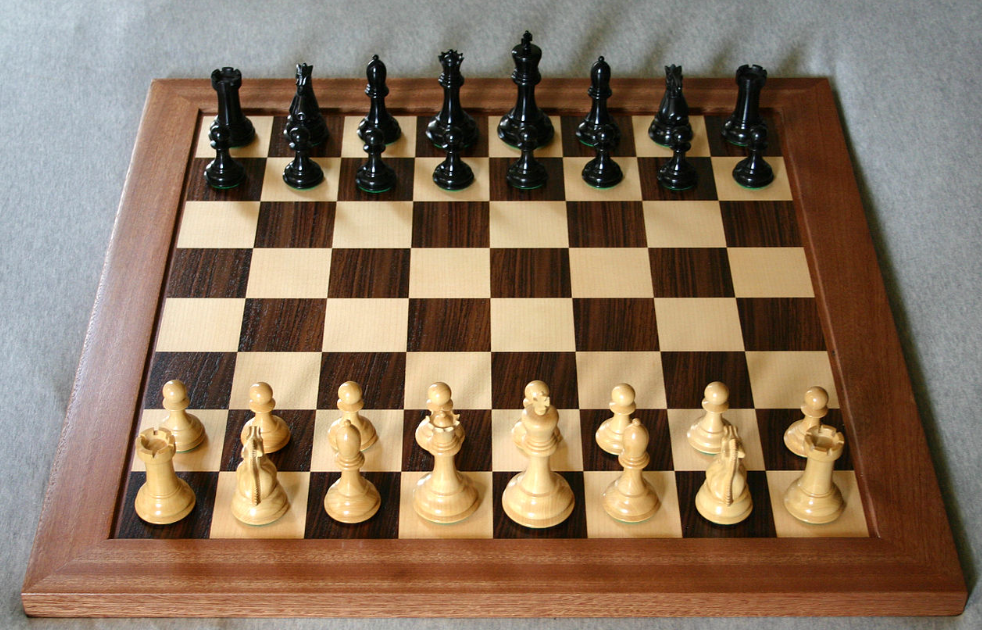
#> input picture Chess.png, 982 x 630 px
$ jupyter execute Work-6.ipynb   (older library calls are emulated)
#> lines starting #> are read from the running program, lines starting #| are printed output that depends on the picture
# EXP-6
# Edge Detection
**Name:** ROHITH J **Reg:** 212224230232 **Slot:** T1-H15

[cell 1]
import cv2
import numpy as np
import matplotlib.pyplot as plt

[cell 2]
image = cv2.imread('Chess.png')
#> image is the input picture: shape (630, 982, 3); mean B, G, R 95.2, 115.9, 137.1

[cell 3]
gray_image = cv2.cvtColor(image, cv2.COLOR_BGR2GRAY)
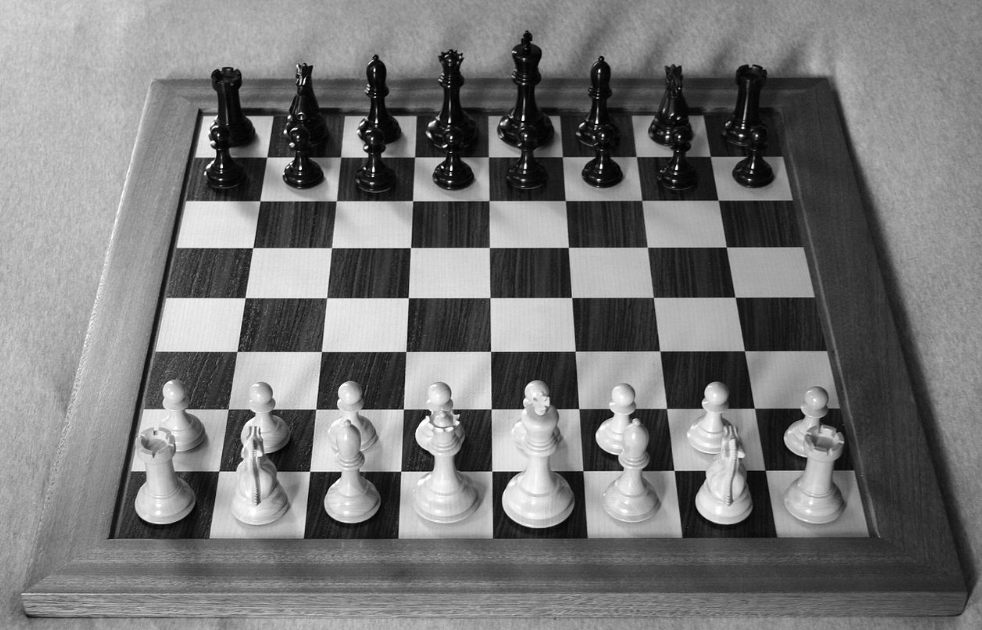
#> gray_image: shape (630, 982); min 0, max 255, mean 119.9

[cell 4]
sobelx  = cv2.Sobel(src = gray_image, ddepth = cv2.CV_64F, dx = 1, dy = 0, ksize = 3)
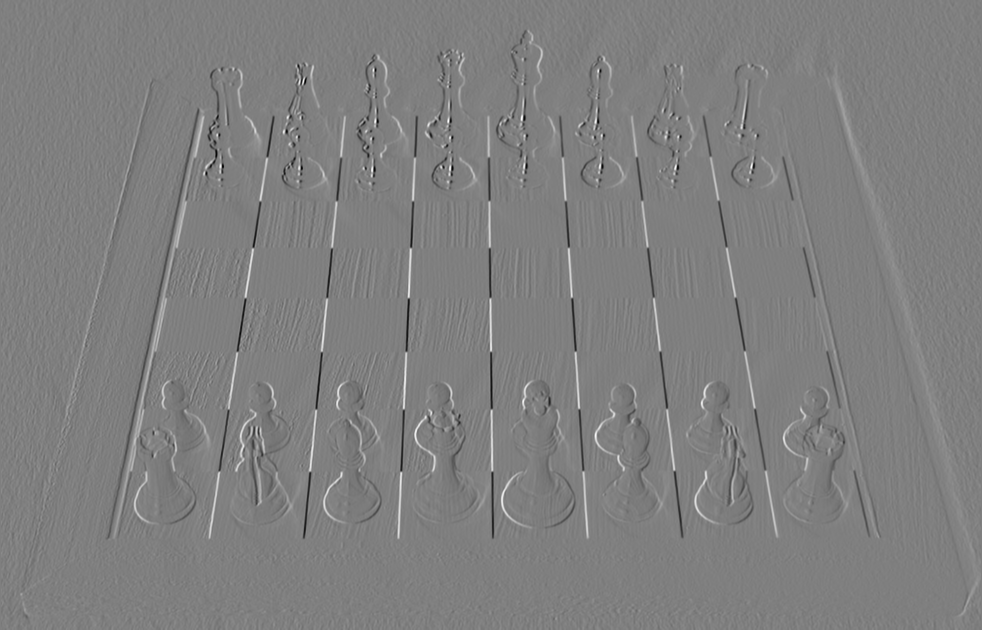
#> sobelx: shape (630, 982) float64; min -942, max 939, mean -0.4; drawn with min black and max white
sobely  = cv2.Sobel(src = gray_image, ddepth = cv2.CV_64F, dx = 0, dy = 1, ksize = 3)
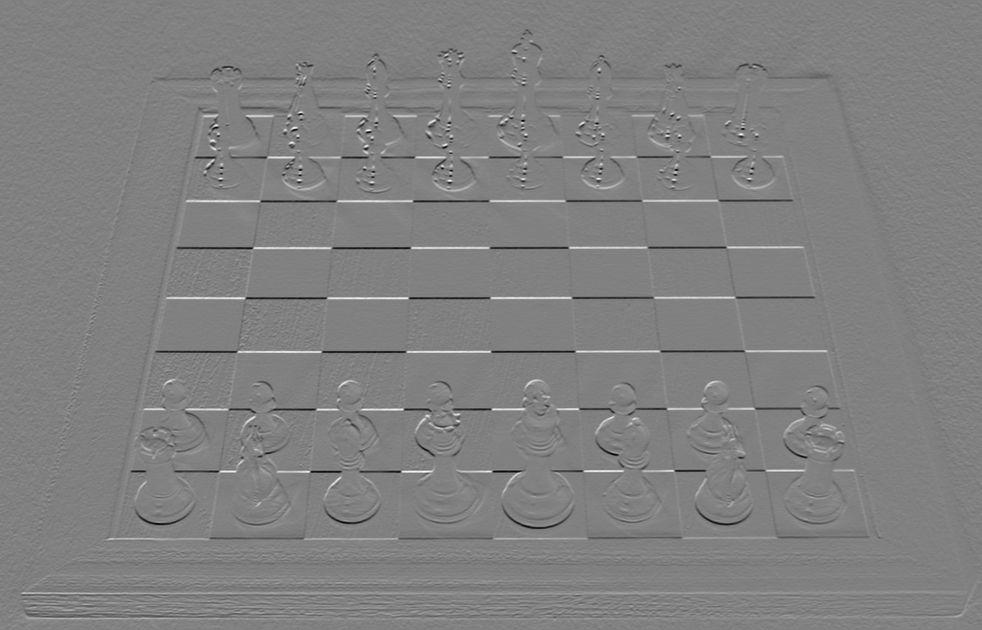
#> sobely: shape (630, 982) float64; min -892, max 874, mean 0; drawn with min black and max white

sobelx = cv2.Sobel(gray_image, cv2.CV_64F, 1, 0, ksize=3)  # Sobel X
sobely = cv2.Sobel(gray_image, cv2.CV_64F, 0, 1, ksize=3)  # Sobel Y
sobel_combined = cv2.magnitude(sobelx, sobely)
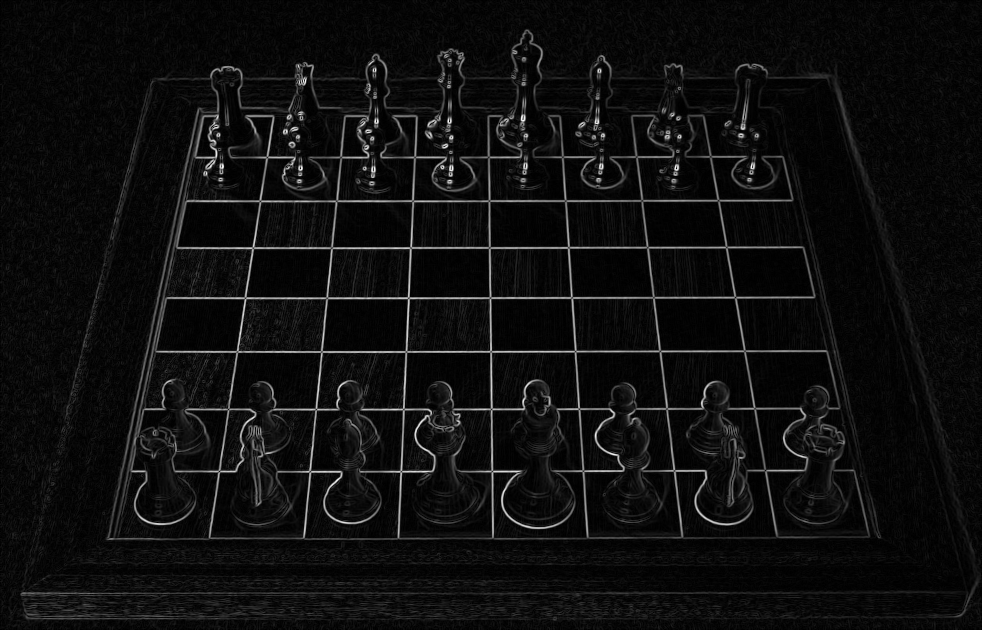
#> sobel_combined: shape (630, 982) float64; min 0, max 962.9, mean 57.3; drawn with min black and max white

[cell 5]
plt.figure(figsize = (12, 16))
plt.subplot(321); plt.axis('on'); plt.imshow(image[:,:,::-1]); plt.title('Original')
plt.subplot(322); plt.axis('on'); plt.imshow(gray_image, cmap='gray');plt.title('Grayscale')
plt.subplot(323); plt.axis('on'); plt.imshow(sobelx);plt.title('Sobel-X Edge Map')
plt.subplot(324); plt.axis('on'); plt.imshow(sobely);plt.title('Sobel-Y Edge Map');
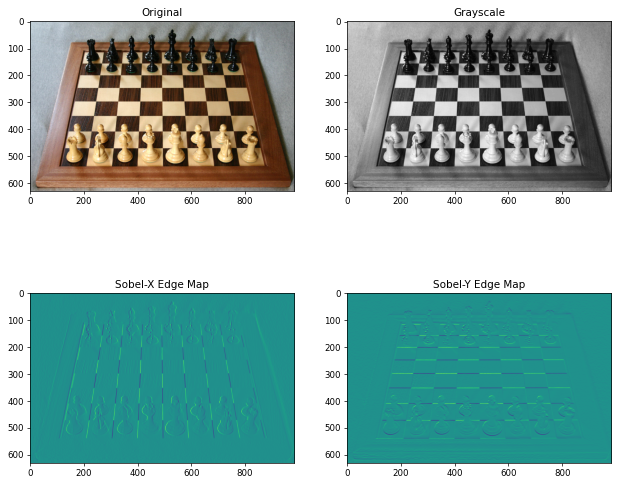
#> figure drawn by matplotlib, 4 panels

[cell 6]
plt.figure(figsize = (12, 16))
plt.axis('off'); plt.imshow(sobel_combined, cmap='gray' ); plt.title('sobel_combined ');

# Laplancian Edge Detector

[cell 7]
gray_image = cv2.cvtColor(image, cv2.COLOR_BGR2GRAY)

[cell 8]
laplacian = cv2.Laplacian(gray_image, cv2.CV_64F)
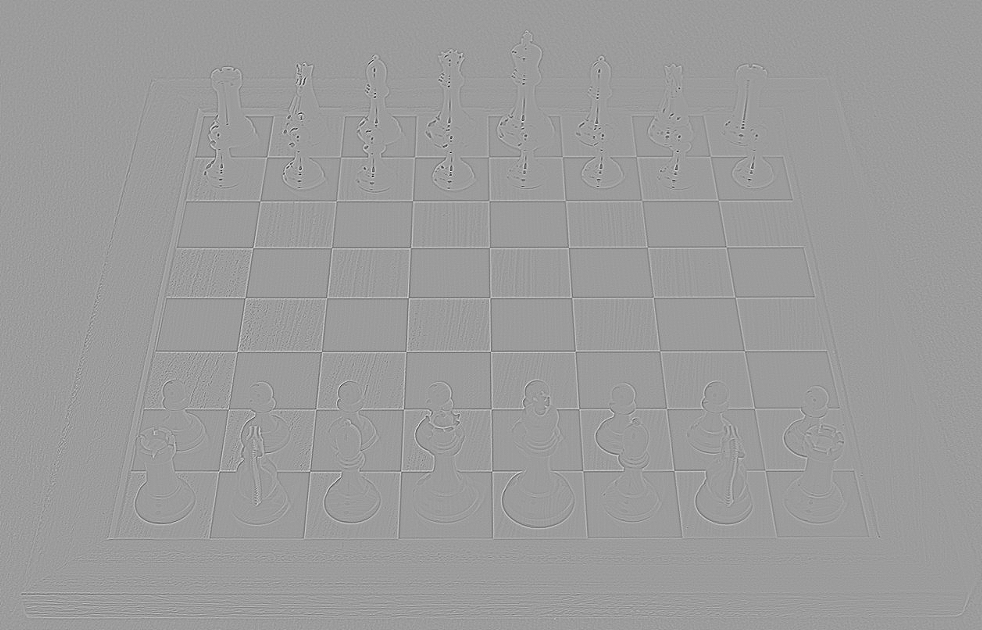
#> laplacian: shape (630, 982) float64; min -508, max 321, mean 0; drawn with min black and max white

[cell 9]
plt.figure(figsize = (12, 16))
plt.subplot(121); plt.axis('off'); plt.imshow(gray_image, cmap='gray'); plt.title('Inputimage (Gray Image)')
plt.subplot(122);plt.imshow(laplacian, cmap='gray');plt.axis('off'); plt.title('Output Image (laplacian)');

# Canny Edge Detector

[cell 10]
img = cv2.imread('Chess.png')
img_gray = cv2.cvtColor(img, cv2.COLOR_BGR2GRAY)

low = 50
high = 150
edges = cv2.Canny(img_gray, low, high)
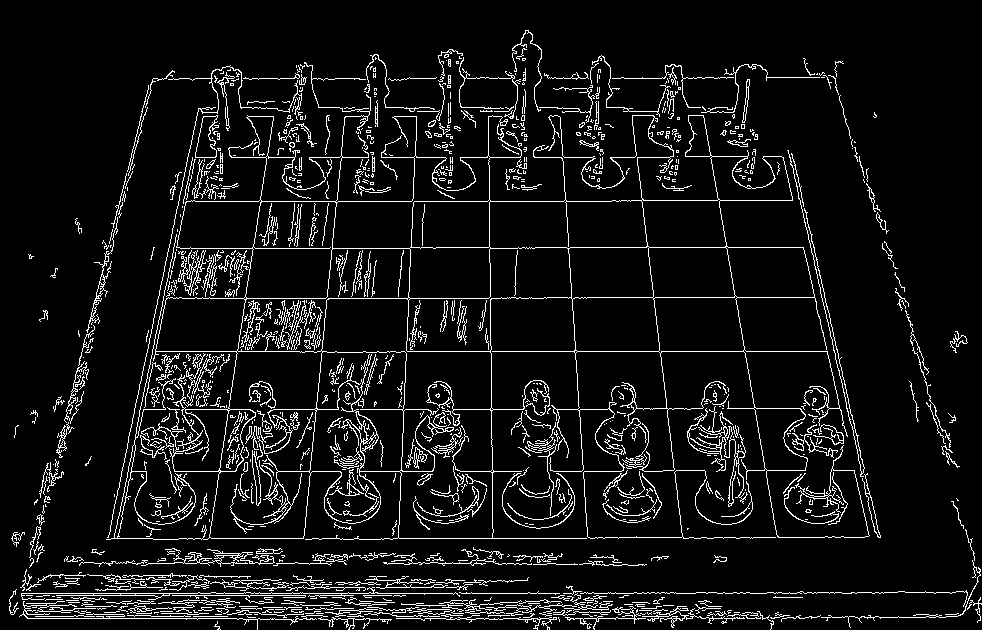
#> edges: shape (630, 982); 7.7% white in thin lines or dots

plt.subplot(221); plt.axis("off"); plt.imshow(img[:,:,::-1]); plt.title("Original")
plt.subplot(222); plt.axis("off"); plt.imshow(img_gray, cmap='gray'); plt.title("Grayscale")
plt.subplot(223); plt.axis("off"); plt.imshow(edges, cmap='gray'); plt.title("Edges")

plt.show()
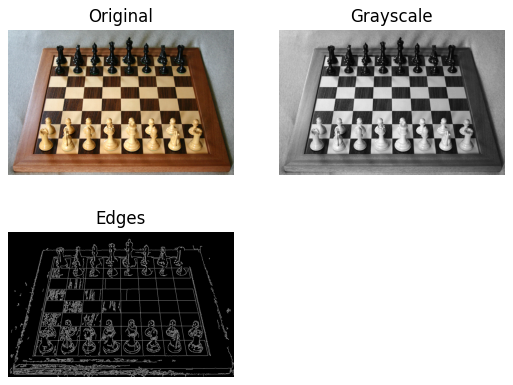
#> figure drawn by matplotlib, 3 panels
